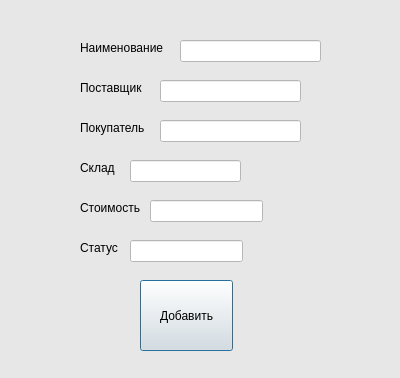
<?xml version="1.0" encoding="UTF-8"?>
<ui version="4.0">
 <class>Dialog</class>
 <widget class="QDialog" name="Dialog">
  <property name="geometry">
   <rect>
    <x>0</x>
    <y>0</y>
    <width>400</width>
    <height>378</height>
   </rect>
  </property>
  <property name="windowTitle">
   <string>Добавление</string>
  </property>
  <property name="styleSheet">
   <string notr="true">background-color: rgb(231, 231, 231);</string>
  </property>
  <widget class="QLabel" name="label_2">
   <property name="geometry">
    <rect>
     <x>80</x>
     <y>40</y>
     <width>91</width>
     <height>16</height>
    </rect>
   </property>
   <property name="text">
    <string>Наименование</string>
   </property>
  </widget>
  <widget class="QLabel" name="label_3">
   <property name="geometry">
    <rect>
     <x>80</x>
     <y>80</y>
     <width>71</width>
     <height>16</height>
    </rect>
   </property>
   <property name="text">
    <string>Поставщик</string>
   </property>
  </widget>
  <widget class="QLabel" name="label_4">
   <property name="geometry">
    <rect>
     <x>80</x>
     <y>120</y>
     <width>71</width>
     <height>16</height>
    </rect>
   </property>
   <property name="text">
    <string>Покупатель</string>
   </property>
  </widget>
  <widget class="QLabel" name="label_5">
   <property name="geometry">
    <rect>
     <x>80</x>
     <y>160</y>
     <width>41</width>
     <height>16</height>
    </rect>
   </property>
   <property name="text">
    <string>Склад</string>
   </property>
  </widget>
  <widget class="QLabel" name="label_6">
   <property name="geometry">
    <rect>
     <x>80</x>
     <y>200</y>
     <width>71</width>
     <height>16</height>
    </rect>
   </property>
   <property name="text">
    <string>Стоимость</string>
   </property>
  </widget>
  <widget class="QLineEdit" name="lineEdit_2">
   <property name="geometry">
    <rect>
     <x>180</x>
     <y>40</y>
     <width>141</width>
     <height>22</height>
    </rect>
   </property>
   <property name="styleSheet">
    <string notr="true">background-color: rgb(255, 255, 255);</string>
   </property>
  </widget>
  <widget class="QLineEdit" name="lineEdit_3">
   <property name="geometry">
    <rect>
     <x>160</x>
     <y>80</y>
     <width>141</width>
     <height>22</height>
    </rect>
   </property>
   <property name="styleSheet">
    <string notr="true">background-color: rgb(255, 255, 255);</string>
   </property>
  </widget>
  <widget class="QLineEdit" name="lineEdit_4">
   <property name="geometry">
    <rect>
     <x>160</x>
     <y>120</y>
     <width>141</width>
     <height>22</height>
    </rect>
   </property>
   <property name="styleSheet">
    <string notr="true">background-color: rgb(255, 255, 255);</string>
   </property>
  </widget>
  <widget class="QLineEdit" name="lineEdit_5">
   <property name="geometry">
    <rect>
     <x>130</x>
     <y>160</y>
     <width>111</width>
     <height>22</height>
    </rect>
   </property>
   <property name="styleSheet">
    <string notr="true">background-color: rgb(255, 255, 255);</string>
   </property>
  </widget>
  <widget class="QLineEdit" name="lineEdit_6">
   <property name="geometry">
    <rect>
     <x>150</x>
     <y>200</y>
     <width>113</width>
     <height>22</height>
    </rect>
   </property>
   <property name="styleSheet">
    <string notr="true">background-color: rgb(255, 255, 255);</string>
   </property>
  </widget>
  <widget class="QPushButton" name="pushButton">
   <property name="geometry">
    <rect>
     <x>140</x>
     <y>280</y>
     <width>93</width>
     <height>71</height>
    </rect>
   </property>
   <property name="text">
    <string>Добавить</string>
   </property>
  </widget>
  <widget class="QLabel" name="label_7">
   <property name="geometry">
    <rect>
     <x>80</x>
     <y>240</y>
     <width>71</width>
     <height>16</height>
    </rect>
   </property>
   <property name="text">
    <string>Статус</string>
   </property>
  </widget>
  <widget class="QLineEdit" name="lineEdit_7">
   <property name="geometry">
    <rect>
     <x>130</x>
     <y>240</y>
     <width>113</width>
     <height>22</height>
    </rect>
   </property>
   <property name="styleSheet">
    <string notr="true">background-color: rgb(255, 255, 255);</string>
   </property>
  </widget>
 </widget>
 <resources/>
 <connections/>
</ui>
